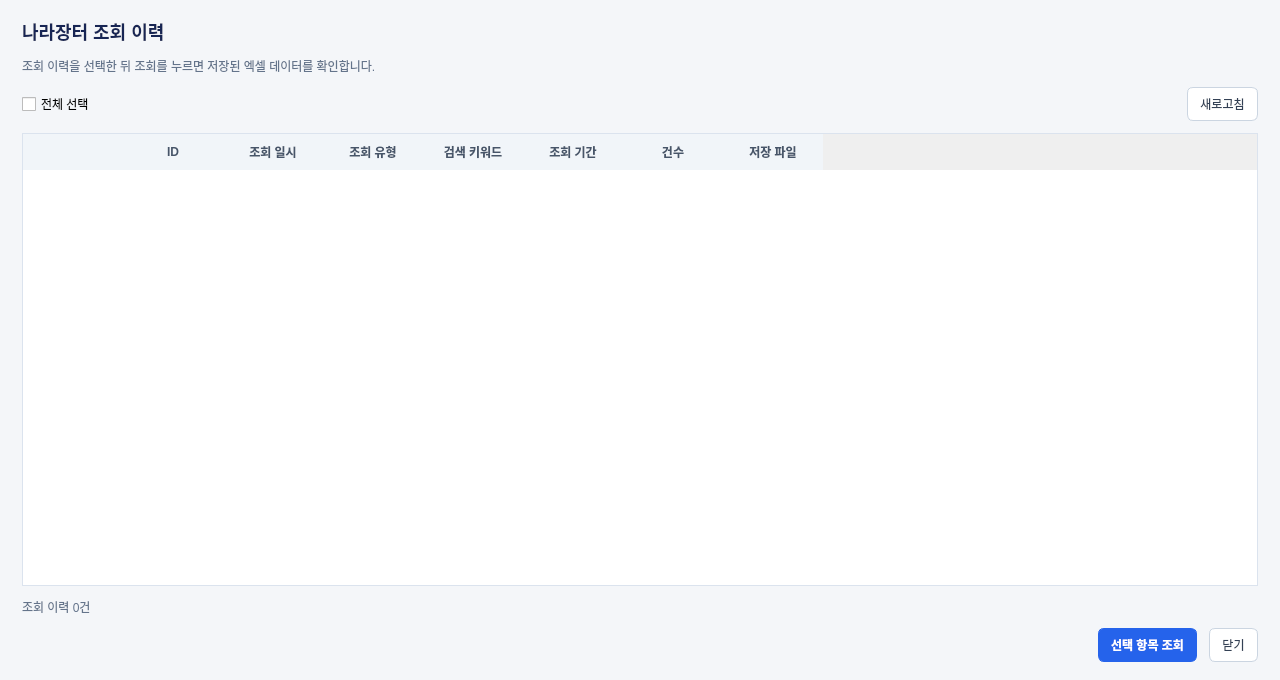
<?xml version="1.0" encoding="UTF-8"?>
<ui version="4.0">
 <class>ExcelViewerDialog</class>
 <widget class="QDialog" name="ExcelViewerDialog">
  <property name="geometry">
   <rect><x>0</x><y>0</y><width>1280</width><height>680</height></rect>
  </property>
  <property name="minimumSize">
   <size><width>900</width><height>500</height></size>
  </property>
  <property name="windowTitle">
   <string>나라장터 조회 이력</string>
  </property>
  <property name="styleSheet">
   <string notr="true">
QDialog { background: #f4f6f9; color: #0f172a; }
QLabel#lbl_title { color: #172554; font-size: 18px; font-weight: 700; }
QLabel#lbl_subtitle, QLabel#lbl_status { color: #64748b; }
QTableWidget { background: #ffffff; border: 1px solid #dbe3ee; gridline-color: #e2e8f0; }
QHeaderView::section { background: #f1f5f9; color: #475569; padding: 7px; border: 0; font-weight: 600; }
QPushButton { background: #ffffff; color: #334155; border: 1px solid #cbd5e1; border-radius: 6px; padding: 7px 12px; }
QPushButton:hover { background: #eff6ff; border-color: #93c5fd; }
QPushButton#btn_query { background: #2563eb; color: #ffffff; border-color: #2563eb; font-weight: 600; }
QPushButton#btn_query:hover { background: #1d4ed8; }
   </string>
  </property>
  <layout class="QVBoxLayout" name="rootLayout">
   <property name="spacing"><number>12</number></property>
   <property name="leftMargin"><number>22</number></property>
   <property name="topMargin"><number>18</number></property>
   <property name="rightMargin"><number>22</number></property>
   <property name="bottomMargin"><number>18</number></property>
   <item>
    <widget class="QLabel" name="lbl_title">
     <property name="text"><string>나라장터 조회 이력</string></property>
    </widget>
   </item>
   <item>
    <widget class="QLabel" name="lbl_subtitle">
     <property name="text"><string>조회 이력을 선택한 뒤 조회를 누르면 저장된 엑셀 데이터를 확인합니다.</string></property>
     <property name="wordWrap"><bool>true</bool></property>
    </widget>
   </item>
   <item>
    <layout class="QHBoxLayout" name="toolbarLayout">
     <item>
      <widget class="QCheckBox" name="chk_select_all">
       <property name="text"><string>전체 선택</string></property>
      </widget>
     </item>
     <item>
      <spacer name="toolbarSpacer">
       <property name="orientation"><enum>Qt::Horizontal</enum></property>
       <property name="sizeHint" stdset="0"><size><width>40</width><height>20</height></size></property>
      </spacer>
     </item>
     <item>
      <widget class="QPushButton" name="btn_refresh">
       <property name="text"><string>새로고침</string></property>
      </widget>
     </item>
    </layout>
   </item>
   <item>
    <widget class="QTableWidget" name="table">
     <property name="editTriggers"><set>QAbstractItemView::NoEditTriggers</set></property>
     <property name="selectionBehavior"><enum>QAbstractItemView::SelectRows</enum></property>
     <property name="alternatingRowColors"><bool>true</bool></property>
     <column><property name="text"><string/></property></column>
     <column><property name="text"><string>ID</string></property></column>
     <column><property name="text"><string>조회 일시</string></property></column>
     <column><property name="text"><string>조회 유형</string></property></column>
     <column><property name="text"><string>검색 키워드</string></property></column>
     <column><property name="text"><string>조회 기간</string></property></column>
     <column><property name="text"><string>건수</string></property></column>
     <column><property name="text"><string>저장 파일</string></property></column>
    </widget>
   </item>
   <item>
    <widget class="QLabel" name="lbl_status">
     <property name="text"><string>조회 이력 0건</string></property>
    </widget>
   </item>
   <item>
    <layout class="QHBoxLayout" name="buttonLayout">
     <item>
      <spacer name="buttonSpacer">
       <property name="orientation"><enum>Qt::Horizontal</enum></property>
       <property name="sizeHint" stdset="0"><size><width>40</width><height>20</height></size></property>
      </spacer>
     </item>
     <item>
      <widget class="QPushButton" name="btn_query">
       <property name="text"><string>선택 항목 조회</string></property>
      </widget>
     </item>
     <item>
      <widget class="QPushButton" name="btn_close">
       <property name="text"><string>닫기</string></property>
      </widget>
     </item>
    </layout>
   </item>
  </layout>
 </widget>
 <resources/>
 <connections/>
</ui>
